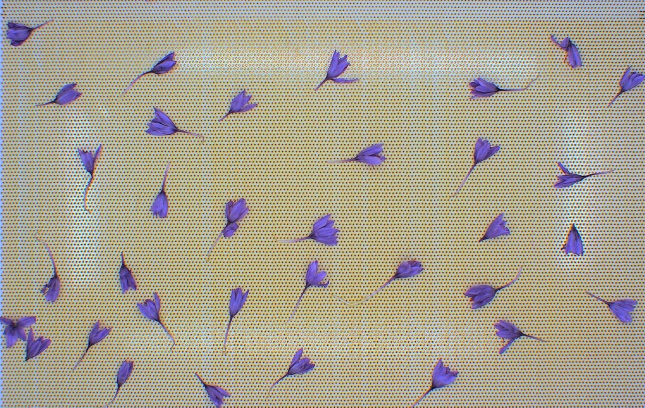
#> input picture HW2/images/saffrun.jpg, 1290 x 815 px, found by its file name (shown at 1/2 size)
$ jupyter execute q2.ipynb   (older library calls are emulated)
#> lines starting #> are read from the running program, lines starting #| are printed output that depends on the picture
[cell 1]
import cv2
import numpy as np
from matplotlib import pyplot as plt
import matplotlib.pyplot as plt
# read the image
# convert the image to grayscale
img=cv2.imread('saffrun.jpg',0)
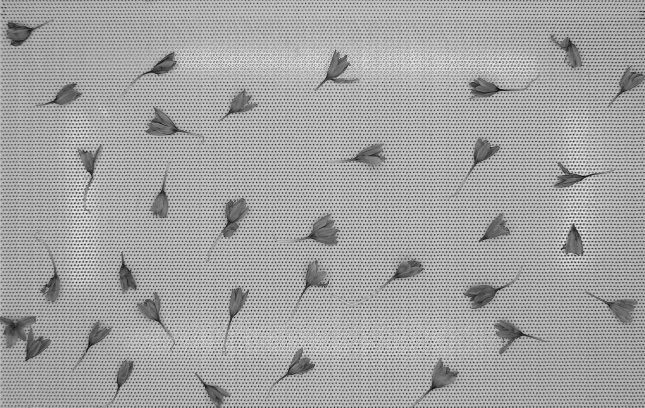
#> img: shape (815, 1290) (shown at 1/2 size); min 0, max 255, mean 163.2
# perform FFT(fourier transform) on the image
f= np.fft.fft2(img)
shiftedfourier= np.fft.fftshift(f)
row,columns= img.shape
#> row = 815; columns = 1290
centerx=row//2
#> centerx = 407
centery = columns//2
#> centery = 645
# create a mask to block the low-frequency regions
mask = np.zeros(img.shape,np.uint8)
mask[centerx-40:centerx+60, centery-40: centery+60] = 1
# apply the mask to the shifted FFT image
result = shiftedfourier * mask
# shift the zero-frequency component back to the top-left corner of the spectrum
reverseshifted= np.fft.ifftshift(result)
# perform Inverse FFT to obtain the filtered image
reversefourier= np.fft.ifft2(reverseshifted)
realreverse= np.abs(reversefourier)
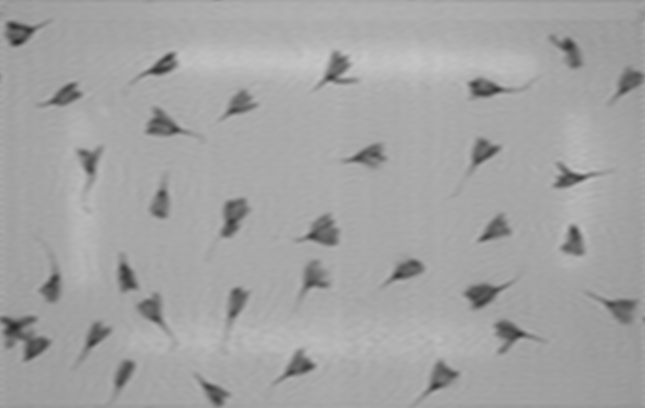
#> realreverse: shape (815, 1290) float64 (shown at 1/2 size); min 39.22, max 198.5, mean 163.2
# convert the output to 8-bit unsigned integer format
resultimage_8bit= cv2.convertScaleAbs(realreverse)

plt.subplot(121), plt.imshow(cv2.cvtColor(img, cv2.COLOR_BGR2RGB)), plt.title('Original Image')
plt.xticks([]), plt.yticks([])
plt.subplot(122), plt.imshow(resultimage_8bit, cmap='gray'), plt.title('Filtered Image')
# print(np.max(img_back))
plt.xticks([]), plt.yticks([])
plt.show()
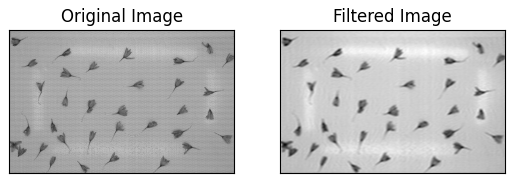
#> figure drawn by matplotlib, 2 panels

# [35 lines of commented-out code are left out]

[cell 2]
plt.subplot(121)
plt.title('before'), plt.xticks([]), plt.yticks([])
plt.imshow(cv2.Canny(img,100,400,apertureSize=5),cmap='gray')
plt.subplot(122)
plt.title('after'), plt.xticks([]), plt.yticks([])
plt.imshow(cv2.Canny(resultimage_8bit,100,400,apertureSize=5),cmap='gray')
plt.show()
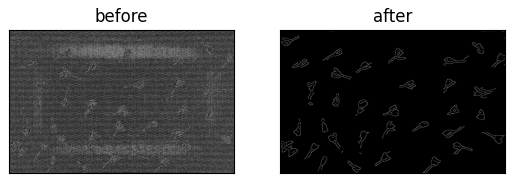
#> figure drawn by matplotlib, 2 panels

[cell 3]
gx = cv2.Sobel(resultimage_8bit, cv2.CV_32F, 1, 0, ksize=1)
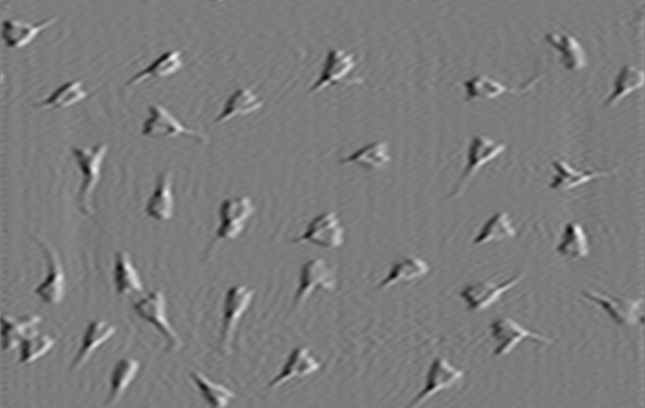
#> gx: shape (815, 1290) float32 (shown at 1/2 size); min -19, max 20, mean -0.00105; drawn with min black and max white
gy = cv2.Sobel(resultimage_8bit, cv2.CV_32F, 0, 1, ksize=1)
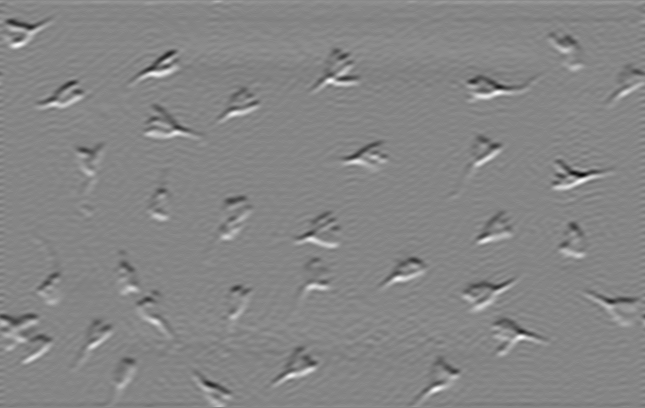
#> gy: shape (815, 1290) float32 (shown at 1/2 size); min -31, max 28, mean 0; drawn with min black and max white
mag = np.sqrt(gx**2 + gy**2)
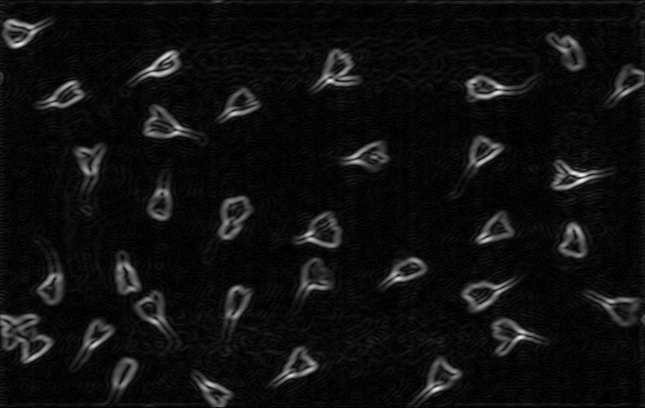
#> mag: shape (815, 1290) float32 (shown at 1/2 size); min 0, max 31.06, mean 1.9; drawn with min black and max white
angle = np.arctan2(gy, gx)
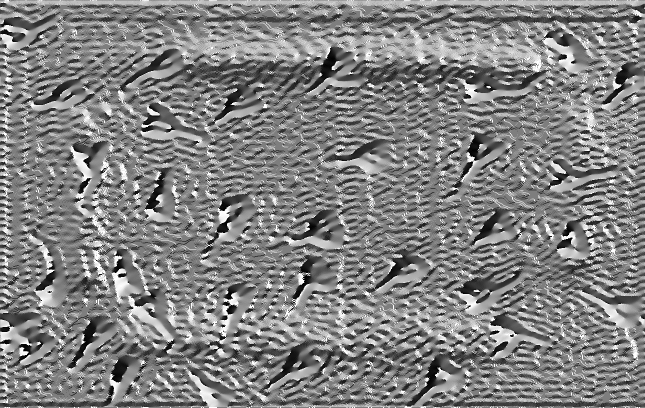
#> angle: shape (815, 1290) float32 (shown at 1/2 size); min -3.09, max 3.14, mean 0.113; drawn with min black and max white
# mag, ang = cv2.cartToPolar(sobelx, sobely, angleInDegrees=True)
plt.subplot(121), plt.imshow(mag, cmap='gray')
plt.title('Magnitude'), plt.xticks([]), plt.yticks([])
plt.subplot(122), plt.imshow(angle, cmap='hsv')
plt.title('Direction'), plt.xticks([]), plt.yticks([])
plt.show()
